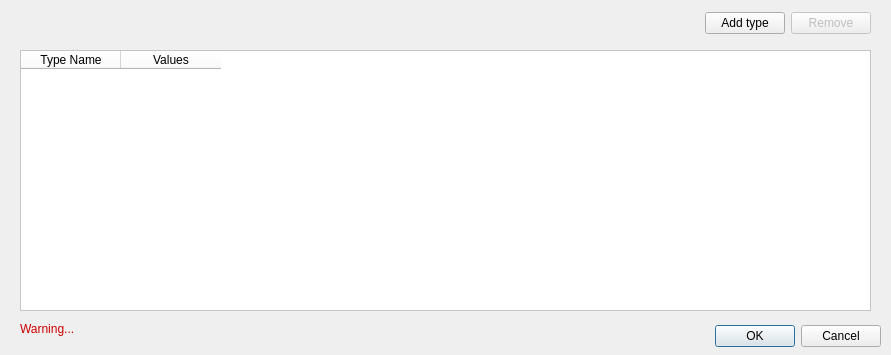
<?xml version="1.0" encoding="UTF-8"?>
<ui version="4.0">
 <class>CustomDataTypeDialog</class>
 <widget class="QDialog" name="CustomDataTypeDialog">
  <property name="geometry">
   <rect>
    <x>0</x>
    <y>0</y>
    <width>891</width>
    <height>355</height>
   </rect>
  </property>
  <property name="windowTitle">
   <string>Dialog</string>
  </property>
  <widget class="QDialogButtonBox" name="buttonBox">
   <property name="geometry">
    <rect>
     <x>590</x>
     <y>320</y>
     <width>291</width>
     <height>32</height>
    </rect>
   </property>
   <property name="orientation">
    <enum>Qt::Horizontal</enum>
   </property>
   <property name="standardButtons">
    <set>QDialogButtonBox::Cancel|QDialogButtonBox::Ok</set>
   </property>
  </widget>
  <widget class="QTableWidget" name="tableWidget">
   <property name="styleSheet">
    <string notr="true">background-color: white;</string>
   </property>
   <property name="selectionMode">
    <enum>QAbstractItemView::SingleSelection</enum>
   </property>
   <property name="selectionBehavior">
    <enum>QAbstractItemView::SelectRows</enum>
   </property>
   <property name="geometry">
    <rect>
     <x>20</x>
     <y>50</y>
     <width>851</width>
     <height>261</height>
    </rect>
   </property>
   <column>
    <property name="text">
     <string>Type Name</string>
    </property>
   </column>
   <column>
    <property name="text">
     <string>Values</string>
    </property>
   </column>
  </widget>
  <widget class="QWidget" name="layoutWidget">
   <property name="geometry">
    <rect>
     <x>20</x>
     <y>10</y>
     <width>851</width>
     <height>27</height>
    </rect>
   </property>
   <layout class="QHBoxLayout" name="horizontalLayout">
    <item>
     <spacer name="horizontalSpacer">
      <property name="orientation">
       <enum>Qt::Horizontal</enum>
      </property>
      <property name="sizeHint" stdset="0">
       <size>
        <width>40</width>
        <height>20</height>
       </size>
      </property>
     </spacer>
    </item>
    <item>
     <widget class="QPushButton" name="pushButtonAdd">
      <property name="text">
       <string>Add type</string>
      </property>
     </widget>
    </item>
    <item>
     <widget class="QPushButton" name="pushButtonRemove">
      <property name="enabled">
       <bool>false</bool>
      </property>
      <property name="text">
       <string>Remove</string>
      </property>
     </widget>
    </item>
   </layout>
  </widget>
  <widget class="QLabel" name="labelWarning">
   <property name="geometry">
    <rect>
     <x>20</x>
     <y>320</y>
     <width>552</width>
     <height>17</height>
    </rect>
   </property>
   <property name="styleSheet">
    <string notr="true">color: rgb(204, 0, 0);</string>
   </property>
   <property name="text">
    <string>Warning...</string>
   </property>
  </widget>
 </widget>
 <resources/>
 <connections>
  <connection>
   <sender>buttonBox</sender>
   <signal>accepted()</signal>
   <receiver>CustomDataTypeDialog</receiver>
   <slot>accept()</slot>
   <hints>
    <hint type="sourcelabel">
     <x>248</x>
     <y>254</y>
    </hint>
    <hint type="destinationlabel">
     <x>157</x>
     <y>274</y>
    </hint>
   </hints>
  </connection>
  <connection>
   <sender>buttonBox</sender>
   <signal>rejected()</signal>
   <receiver>CustomDataTypeDialog</receiver>
   <slot>reject()</slot>
   <hints>
    <hint type="sourcelabel">
     <x>316</x>
     <y>260</y>
    </hint>
    <hint type="destinationlabel">
     <x>286</x>
     <y>274</y>
    </hint>
   </hints>
  </connection>
 </connections>
</ui>
